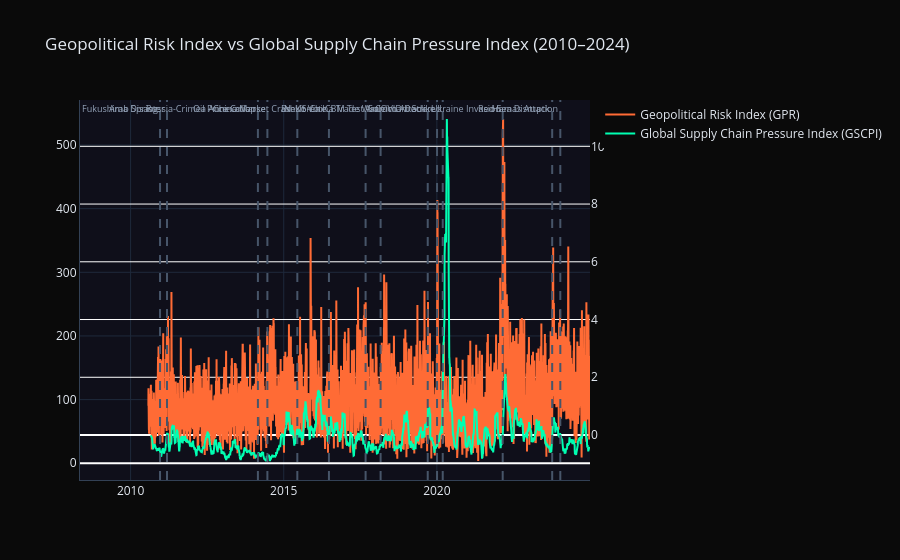

The notebook cell saved with this chart:
### Code cell
# ── Plot GPR and GSCPI ────────────────────────────────────────────────────────
import plotly.graph_objects as go
from src.utils import annotate_events, set_dark_theme

gpr   = df.filter(pl.col("series_id") == "GPR").sort("date").to_pandas()
gscpi = df.filter(pl.col("series_id") == "GSCPI").sort("date").to_pandas()

fig = go.Figure()
fig.add_trace(go.Scatter(x=gpr["date"],   y=gpr["value"],   name="Geopolitical Risk Index (GPR)",  line=dict(color="#FF6B35")))
fig.add_trace(go.Scatter(x=gscpi["date"], y=gscpi["value"], name="Global Supply Chain Pressure Index (GSCPI)", yaxis="y2", line=dict(color="#00FFB2")))
fig.update_layout(
    title="Geopolitical Risk Index vs Global Supply Chain Pressure Index (2010–2024)",
    yaxis2=dict(overlaying="y", side="right"),
)
fig = set_dark_theme(fig)
fig = annotate_events(fig)
fig.show()

### Figure 1 — Plotly figure (JSON) as saved in the notebook; plotly's stock layout.template omitted (floating-point values rounded to 4 significant figures; data arrays with more than 128 entries replaced by an {"elided": "..."} marker saying what was removed)
{"data": [{"line": {"color": "#FF6B35"}, "name": "Geopolitical Risk Index (GPR)", "type": "scatter", "x": {"elided": "5267 str values"}, "y": {"elided": "5267 float values"}}, {"line": {"color": "#00FFB2"}, "name": "Global Supply Chain Pressure Index (GSCPI)", "type": "scatter", "x": {"elided": "3629 str values"}, "y": {"elided": "3629 float values"}, "yaxis": "y2"}], "layout": {"annotations": [{"font": {"color": "#94a3b8", "size": 9}, "showarrow": false, "text": "Arab Spring", "x": 1293000000000.0, "xanchor": "right", "xref": "x", "y": 1, "yanchor": "top", "yref": "y domain"}, {"font": {"color": "#94a3b8", "size": 9}, "showarrow": false, "text": "Fukushima Disaster", "x": 1300000000000.0, "xanchor": "right", "xref": "x", "y": 1, "yanchor": "top", "yref": "y domain"}, {"font": {"color": "#94a3b8", "size": 9}, "showarrow": false, "text": "Russia-Crimea Annexation", "x": 1393000000000.0, "xanchor": "right", "xref": "x", "y": 1, "yanchor": "top", "yref": "y domain"}, {"font": {"color": "#94a3b8", "size": 9}, "showarrow": false, "text": "Oil Price Collapse", "x": 1403000000000.0, "xanchor": "right", "xref": "x", "y": 1, "yanchor": "top", "yref": "y domain"}, {"font": {"color": "#94a3b8", "size": 9}, "showarrow": false, "text": "China Market Crash", "x": 1434000000000.0, "xanchor": "right", "xref": "x", "y": 1, "yanchor": "top", "yref": "y domain"}, {"font": {"color": "#94a3b8", "size": 9}, "showarrow": false, "text": "Brexit Vote", "x": 1467000000000.0, "xanchor": "right", "xref": "x", "y": 1, "yanchor": "top", "yref": "y domain"}, {"font": {"color": "#94a3b8", "size": 9}, "showarrow": false, "text": "N. Korea ICBM Test", "x": 1504000000000.0, "xanchor": "right", "xref": "x", "y": 1, "yanchor": "top", "yref": "y domain"}, {"font": {"color": "#94a3b8", "size": 9}, "showarrow": false, "text": "US-China Trade War", "x": 1520000000000.0, "xanchor": "right", "xref": "x", "y": 1, "yanchor": "top", "yref": "y domain"}, {"font": {"color": "#94a3b8", "size": 9}, "showarrow": false, "text": "Aramco Attack", "x": 1568000000000.0, "xanchor": "right", "xref": "x", "y": 1, "yanchor": "top", "yref": "y domain"}, {"font": {"color": "#94a3b8", "size": 9}, "showarrow": false, "text": "Soleimani Strike", "x": 1578000000000.0, "xanchor": "right", "xref": "x", "y": 1, "yanchor": "top", "yref": "y domain"}, {"font": {"color": "#94a3b8", "size": 9}, "showarrow": false, "text": "COVID Declared", "x": 1584000000000.0, "xanchor": "right", "xref": "x", "y": 1, "yanchor": "top", "yref": "y domain"}, {"font": {"color": "#94a3b8", "size": 9}, "showarrow": false, "text": "Ukraine Invasion", "x": 1646000000000.0, "xanchor": "right", "xref": "x", "y": 1, "yanchor": "top", "yref": "y domain"}, {"font": {"color": "#94a3b8", "size": 9}, "showarrow": false, "text": "Hamas Attack", "x": 1697000000000.0, "xanchor": "right", "xref": "x", "y": 1, "yanchor": "top", "yref": "y domain"}, {"font": {"color": "#94a3b8", "size": 9}, "showarrow": false, "text": "Red Sea Disruption", "x": 1705000000000.0, "xanchor": "right", "xref": "x", "y": 1, "yanchor": "top", "yref": "y domain"}], "font": {"color": "#e2e8f0"}, "paper_bgcolor": "#0a0a0a", "plot_bgcolor": "#0f0f1a", "shapes": [{"line": {"color": "#475569", "dash": "dash"}, "type": "line", "x0": 1293000000000.0, "x1": 1293000000000.0, "xref": "x", "y0": 0, "y1": 1, "yref": "y domain"}, {"line": {"color": "#475569", "dash": "dash"}, "type": "line", "x0": 1300000000000.0, "x1": 1300000000000.0, "xref": "x", "y0": 0, "y1": 1, "yref": "y domain"}, {"line": {"color": "#475569", "dash": "dash"}, "type": "line", "x0": 1393000000000.0, "x1": 1393000000000.0, "xref": "x", "y0": 0, "y1": 1, "yref": "y domain"}, {"line": {"color": "#475569", "dash": "dash"}, "type": "line", "x0": 1403000000000.0, "x1": 1403000000000.0, "xref": "x", "y0": 0, "y1": 1, "yref": "y domain"}, {"line": {"color": "#475569", "dash": "dash"}, "type": "line", "x0": 1434000000000.0, "x1": 1434000000000.0, "xref": "x", "y0": 0, "y1": 1, "yref": "y domain"}, {"line": {"color": "#475569", "dash": "dash"}, "type": "line", "x0": 1467000000000.0, "x1": 1467000000000.0, "xref": "x", "y0": 0, "y1": 1, "yref": "y domain"}, {"line": {"color": "#475569", "dash": "dash"}, "type": "line", "x0": 1504000000000.0, "x1": 1504000000000.0, "xref": "x", "y0": 0, "y1": 1, "yref": "y domain"}, {"line": {"color": "#475569", "dash": "dash"}, "type": "line", "x0": 1520000000000.0, "x1": 1520000000000.0, "xref": "x", "y0": 0, "y1": 1, "yref": "y domain"}, {"line": {"color": "#475569", "dash": "dash"}, "type": "line", "x0": 1568000000000.0, "x1": 1568000000000.0, "xref": "x", "y0": 0, "y1": 1, "yref": "y domain"}, {"line": {"color": "#475569", "dash": "dash"}, "type": "line", "x0": 1578000000000.0, "x1": 1578000000000.0, "xref": "x", "y0": 0, "y1": 1, "yref": "y domain"}, {"line": {"color": "#475569", "dash": "dash"}, "type": "line", "x0": 1584000000000.0, "x1": 1584000000000.0, "xref": "x", "y0": 0, "y1": 1, "yref": "y domain"}, {"line": {"color": "#475569", "dash": "dash"}, "type": "line", "x0": 1646000000000.0, "x1": 1646000000000.0, "xref": "x", "y0": 0, "y1": 1, "yref": "y domain"}, {"line": {"color": "#475569", "dash": "dash"}, "type": "line", "x0": 1697000000000.0, "x1": 1697000000000.0, "xref": "x", "y0": 0, "y1": 1, "yref": "y domain"}, {"line": {"color": "#475569", "dash": "dash"}, "type": "line", "x0": 1705000000000.0, "x1": 1705000000000.0, "xref": "x", "y0": 0, "y1": 1, "yref": "y domain"}], "title": {"text": "Geopolitical Risk Index vs Global Supply Chain Pressure Index (2010–2024)"}, "xaxis": {"gridcolor": "#1e293b", "linecolor": "#334155"}, "yaxis": {"gridcolor": "#1e293b", "linecolor": "#334155"}, "yaxis2": {"overlaying": "y", "side": "right"}}}
